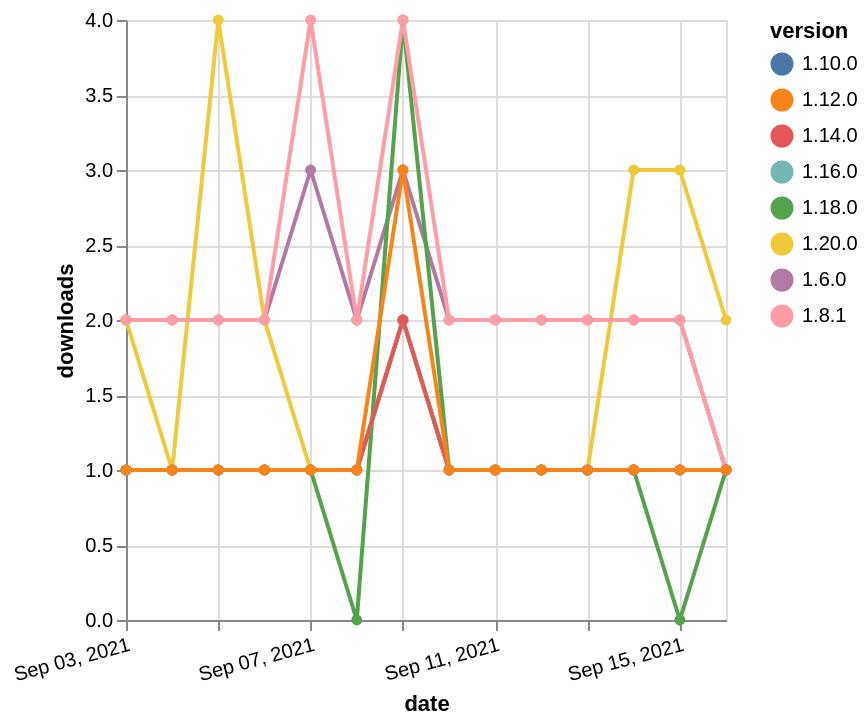

This figure's Vega-Lite source:
### Vega-Lite specification from a JSON file in a GitHub repository (floating-point values rounded to 4 significant figures)
{"$schema": "https://vega.github.io/schema/vega-lite/v5.json", "description": "A simple bar chart with embedded data.", "data": {"values": [{"date": "2021-09-03", "total": 2337, "delta": 2, "version": "1.6.0"}, {"date": "2021-09-04", "total": 2339, "delta": 2, "version": "1.6.0"}, {"date": "2021-09-05", "total": 2341, "delta": 2, "version": "1.6.0"}, {"date": "2021-09-06", "total": 2343, "delta": 2, "version": "1.6.0"}, {"date": "2021-09-07", "total": 2346, "delta": 3, "version": "1.6.0"}, {"date": "2021-09-08", "total": 2348, "delta": 2, "version": "1.6.0"}, {"date": "2021-09-09", "total": 2351, "delta": 3, "version": "1.6.0"}, {"date": "2021-09-10", "total": 2353, "delta": 2, "version": "1.6.0"}, {"date": "2021-09-11", "total": 2355, "delta": 2, "version": "1.6.0"}, {"date": "2021-09-12", "total": 2357, "delta": 2, "version": "1.6.0"}, {"date": "2021-09-13", "total": 2359, "delta": 2, "version": "1.6.0"}, {"date": "2021-09-14", "total": 2361, "delta": 2, "version": "1.6.0"}, {"date": "2021-09-15", "total": 2363, "delta": 2, "version": "1.6.0"}, {"date": "2021-09-16", "total": 2364, "delta": 1, "version": "1.6.0"}, {"date": "2021-09-03", "total": 209, "delta": 1, "version": "1.18.0"}, {"date": "2021-09-04", "total": 210, "delta": 1, "version": "1.18.0"}, {"date": "2021-09-05", "total": 211, "delta": 1, "version": "1.18.0"}, {"date": "2021-09-06", "total": 212, "delta": 1, "version": "1.18.0"}, {"date": "2021-09-07", "total": 213, "delta": 1, "version": "1.18.0"}, {"date": "2021-09-08", "total": 213, "delta": 0, "version": "1.18.0"}, {"date": "2021-09-09", "total": 217, "delta": 4, "version": "1.18.0"}, {"date": "2021-09-10", "total": 218, "delta": 1, "version": "1.18.0"}, {"date": "2021-09-11", "total": 219, "delta": 1, "version": "1.18.0"}, {"date": "2021-09-12", "total": 220, "delta": 1, "version": "1.18.0"}, {"date": "2021-09-13", "total": 221, "delta": 1, "version": "1.18.0"}, {"date": "2021-09-14", "total": 222, "delta": 1, "version": "1.18.0"}, {"date": "2021-09-15", "total": 222, "delta": 0, "version": "1.18.0"}, {"date": "2021-09-16", "total": 223, "delta": 1, "version": "1.18.0"}, {"date": "2021-09-03", "total": 278, "delta": 1, "version": "1.10.0"}, {"date": "2021-09-04", "total": 279, "delta": 1, "version": "1.10.0"}, {"date": "2021-09-05", "total": 280, "delta": 1, "version": "1.10.0"}, {"date": "2021-09-06", "total": 281, "delta": 1, "version": "1.10.0"}, {"date": "2021-09-07", "total": 282, "delta": 1, "version": "1.10.0"}, {"date": "2021-09-08", "total": 283, "delta": 1, "version": "1.10.0"}, {"date": "2021-09-09", "total": 285, "delta": 2, "version": "1.10.0"}, {"date": "2021-09-10", "total": 286, "delta": 1, "version": "1.10.0"}, {"date": "2021-09-11", "total": 287, "delta": 1, "version": "1.10.0"}, {"date": "2021-09-12", "total": 288, "delta": 1, "version": "1.10.0"}, {"date": "2021-09-13", "total": 289, "delta": 1, "version": "1.10.0"}, {"date": "2021-09-14", "total": 290, "delta": 1, "version": "1.10.0"}, {"date": "2021-09-15", "total": 291, "delta": 1, "version": "1.10.0"}, {"date": "2021-09-16", "total": 292, "delta": 1, "version": "1.10.0"}, {"date": "2021-09-03", "total": 130, "delta": 2, "version": "1.20.0"}, {"date": "2021-09-04", "total": 131, "delta": 1, "version": "1.20.0"}, {"date": "2021-09-05", "total": 135, "delta": 4, "version": "1.20.0"}, {"date": "2021-09-06", "total": 137, "delta": 2, "version": "1.20.0"}, {"date": "2021-09-07", "total": 138, "delta": 1, "version": "1.20.0"}, {"date": "2021-09-08", "total": 139, "delta": 1, "version": "1.20.0"}, {"date": "2021-09-09", "total": 141, "delta": 2, "version": "1.20.0"}, {"date": "2021-09-10", "total": 142, "delta": 1, "version": "1.20.0"}, {"date": "2021-09-11", "total": 143, "delta": 1, "version": "1.20.0"}, {"date": "2021-09-12", "total": 144, "delta": 1, "version": "1.20.0"}, {"date": "2021-09-13", "total": 145, "delta": 1, "version": "1.20.0"}, {"date": "2021-09-14", "total": 148, "delta": 3, "version": "1.20.0"}, {"date": "2021-09-15", "total": 151, "delta": 3, "version": "1.20.0"}, {"date": "2021-09-16", "total": 153, "delta": 2, "version": "1.20.0"}, {"date": "2021-09-03", "total": 167, "delta": 1, "version": "1.16.0"}, {"date": "2021-09-04", "total": 168, "delta": 1, "version": "1.16.0"}, {"date": "2021-09-05", "total": 169, "delta": 1, "version": "1.16.0"}, {"date": "2021-09-06", "total": 170, "delta": 1, "version": "1.16.0"}, {"date": "2021-09-07", "total": 171, "delta": 1, "version": "1.16.0"}, {"date": "2021-09-08", "total": 172, "delta": 1, "version": "1.16.0"}, {"date": "2021-09-09", "total": 174, "delta": 2, "version": "1.16.0"}, {"date": "2021-09-10", "total": 175, "delta": 1, "version": "1.16.0"}, {"date": "2021-09-11", "total": 176, "delta": 1, "version": "1.16.0"}, {"date": "2021-09-12", "total": 177, "delta": 1, "version": "1.16.0"}, {"date": "2021-09-13", "total": 178, "delta": 1, "version": "1.16.0"}, {"date": "2021-09-14", "total": 179, "delta": 1, "version": "1.16.0"}, {"date": "2021-09-15", "total": 180, "delta": 1, "version": "1.16.0"}, {"date": "2021-09-16", "total": 181, "delta": 1, "version": "1.16.0"}, {"date": "2021-09-03", "total": 2528, "delta": 2, "version": "1.8.1"}, {"date": "2021-09-04", "total": 2530, "delta": 2, "version": "1.8.1"}, {"date": "2021-09-05", "total": 2532, "delta": 2, "version": "1.8.1"}, {"date": "2021-09-06", "total": 2534, "delta": 2, "version": "1.8.1"}, {"date": "2021-09-07", "total": 2538, "delta": 4, "version": "1.8.1"}, {"date": "2021-09-08", "total": 2540, "delta": 2, "version": "1.8.1"}, {"date": "2021-09-09", "total": 2544, "delta": 4, "version": "1.8.1"}, {"date": "2021-09-10", "total": 2546, "delta": 2, "version": "1.8.1"}, {"date": "2021-09-11", "total": 2548, "delta": 2, "version": "1.8.1"}, {"date": "2021-09-12", "total": 2550, "delta": 2, "version": "1.8.1"}, {"date": "2021-09-13", "total": 2552, "delta": 2, "version": "1.8.1"}, {"date": "2021-09-14", "total": 2554, "delta": 2, "version": "1.8.1"}, {"date": "2021-09-15", "total": 2556, "delta": 2, "version": "1.8.1"}, {"date": "2021-09-16", "total": 2557, "delta": 1, "version": "1.8.1"}, {"date": "2021-09-03", "total": 187, "delta": 1, "version": "1.14.0"}, {"date": "2021-09-04", "total": 188, "delta": 1, "version": "1.14.0"}, {"date": "2021-09-05", "total": 189, "delta": 1, "version": "1.14.0"}, {"date": "2021-09-06", "total": 190, "delta": 1, "version": "1.14.0"}, {"date": "2021-09-07", "total": 191, "delta": 1, "version": "1.14.0"}, {"date": "2021-09-08", "total": 192, "delta": 1, "version": "1.14.0"}, {"date": "2021-09-09", "total": 194, "delta": 2, "version": "1.14.0"}, {"date": "2021-09-10", "total": 195, "delta": 1, "version": "1.14.0"}, {"date": "2021-09-11", "total": 196, "delta": 1, "version": "1.14.0"}, {"date": "2021-09-12", "total": 197, "delta": 1, "version": "1.14.0"}, {"date": "2021-09-13", "total": 198, "delta": 1, "version": "1.14.0"}, {"date": "2021-09-14", "total": 199, "delta": 1, "version": "1.14.0"}, {"date": "2021-09-15", "total": 200, "delta": 1, "version": "1.14.0"}, {"date": "2021-09-16", "total": 201, "delta": 1, "version": "1.14.0"}, {"date": "2021-09-03", "total": 323, "delta": 1, "version": "1.12.0"}, {"date": "2021-09-04", "total": 324, "delta": 1, "version": "1.12.0"}, {"date": "2021-09-05", "total": 325, "delta": 1, "version": "1.12.0"}, {"date": "2021-09-06", "total": 326, "delta": 1, "version": "1.12.0"}, {"date": "2021-09-07", "total": 327, "delta": 1, "version": "1.12.0"}, {"date": "2021-09-08", "total": 328, "delta": 1, "version": "1.12.0"}, {"date": "2021-09-09", "total": 331, "delta": 3, "version": "1.12.0"}, {"date": "2021-09-10", "total": 332, "delta": 1, "version": "1.12.0"}, {"date": "2021-09-11", "total": 333, "delta": 1, "version": "1.12.0"}, {"date": "2021-09-12", "total": 334, "delta": 1, "version": "1.12.0"}, {"date": "2021-09-13", "total": 335, "delta": 1, "version": "1.12.0"}, {"date": "2021-09-14", "total": 336, "delta": 1, "version": "1.12.0"}, {"date": "2021-09-15", "total": 337, "delta": 1, "version": "1.12.0"}, {"date": "2021-09-16", "total": 338, "delta": 1, "version": "1.12.0"}]}, "width": "container", "mark": {"type": "line", "point": {"filled": true}}, "encoding": {"x": {"field": "date", "type": "temporal", "timeUnit": "yearmonthdate", "title": "date", "axis": {"labelAngle": -15}}, "y": {"field": "delta", "type": "quantitative", "title": "downloads"}, "color": {"field": "version", "type": "nominal"}, "tooltip": {"field": "delta"}}}
